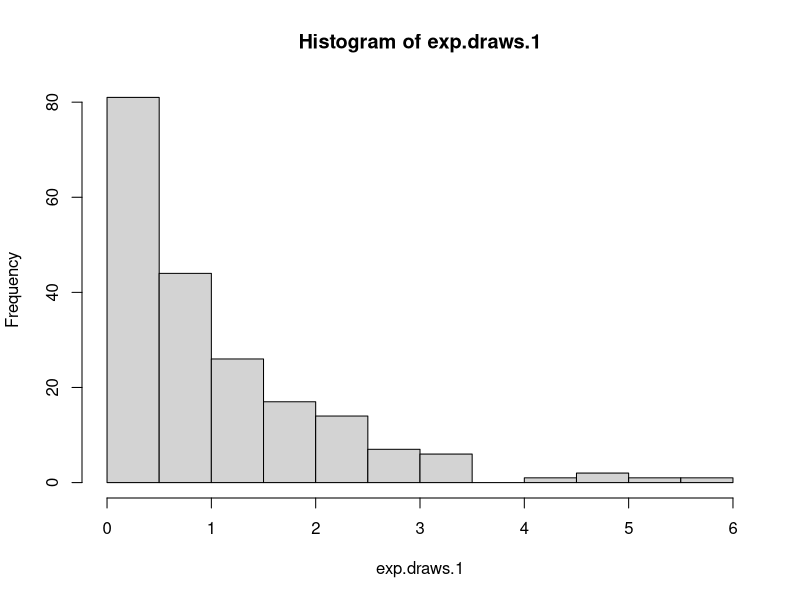
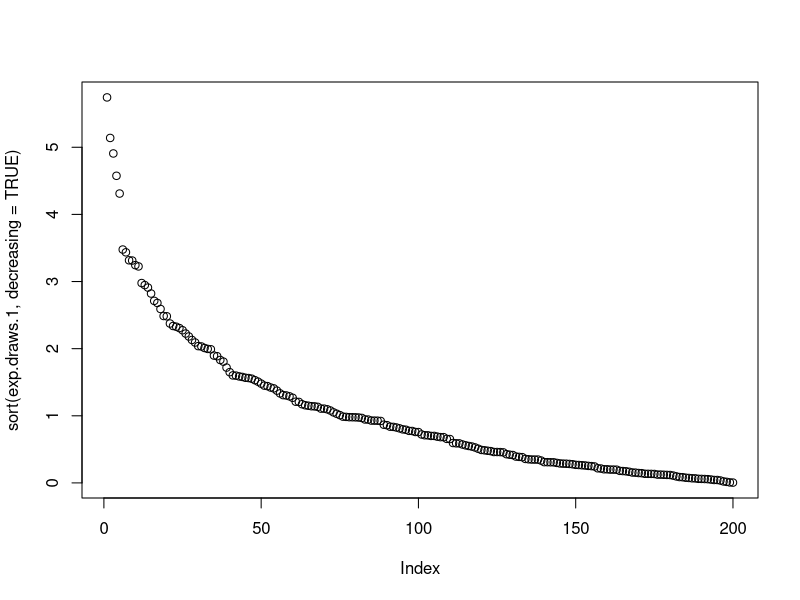
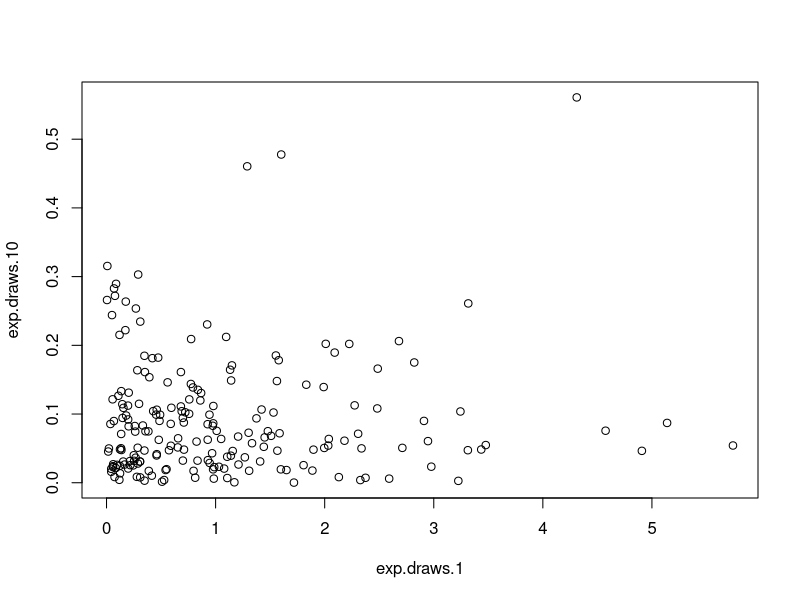
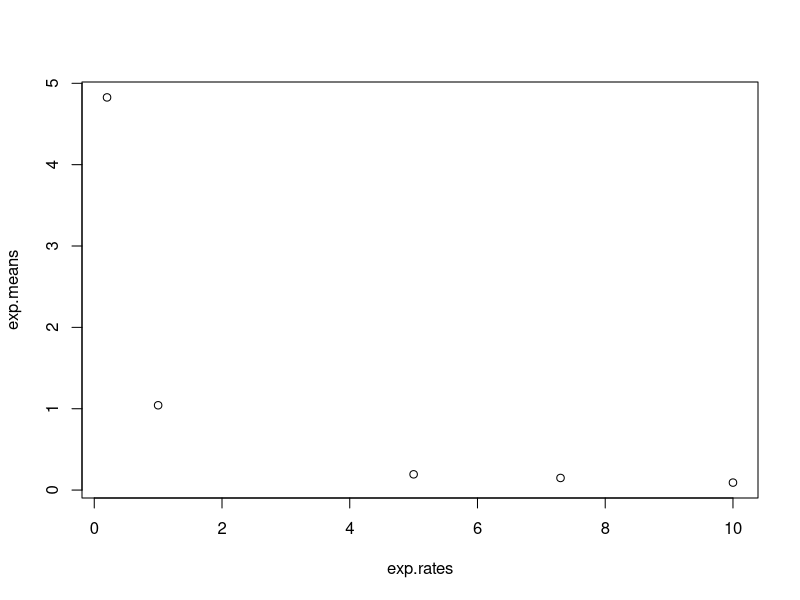
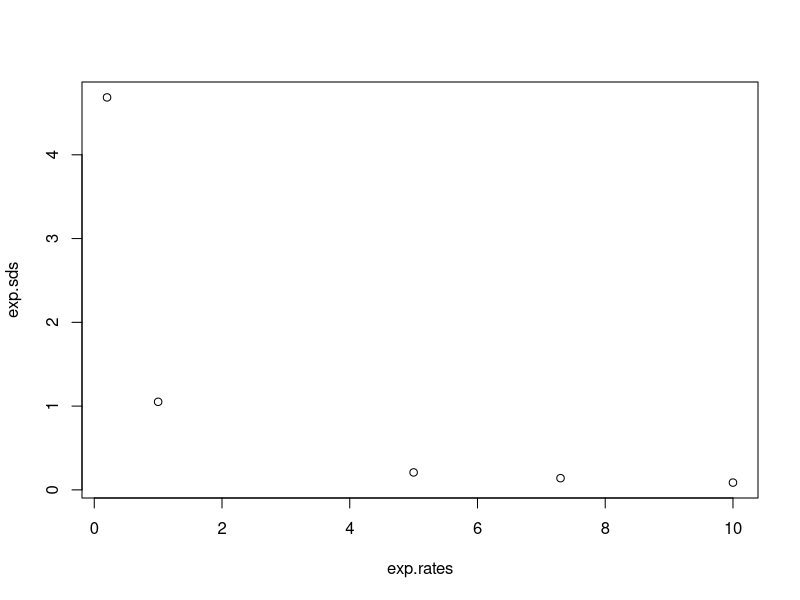
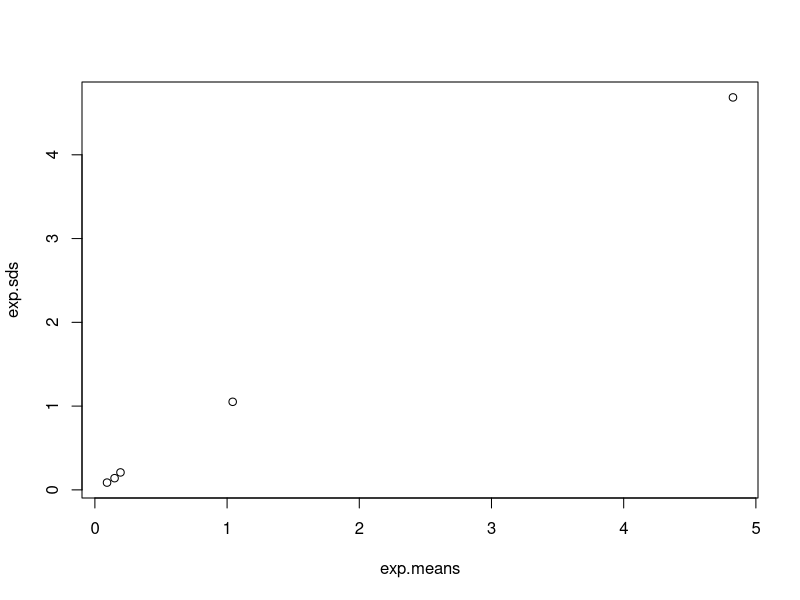
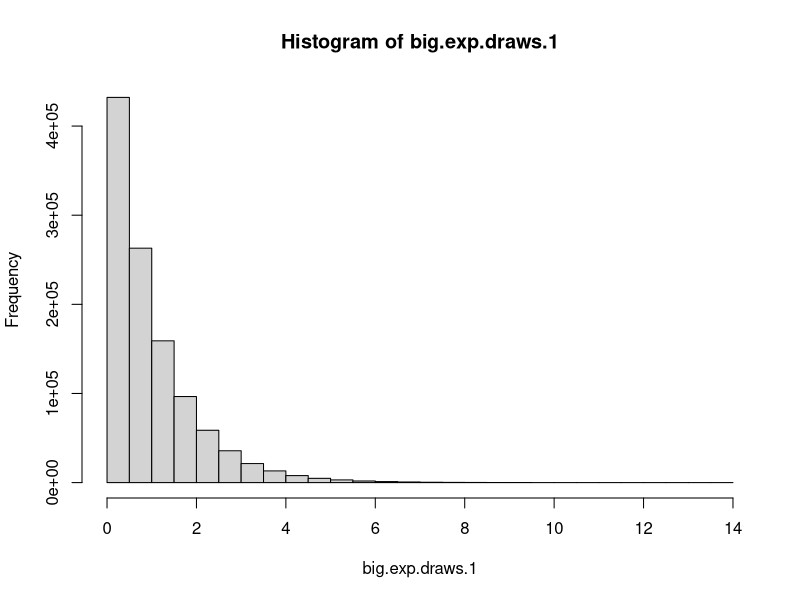
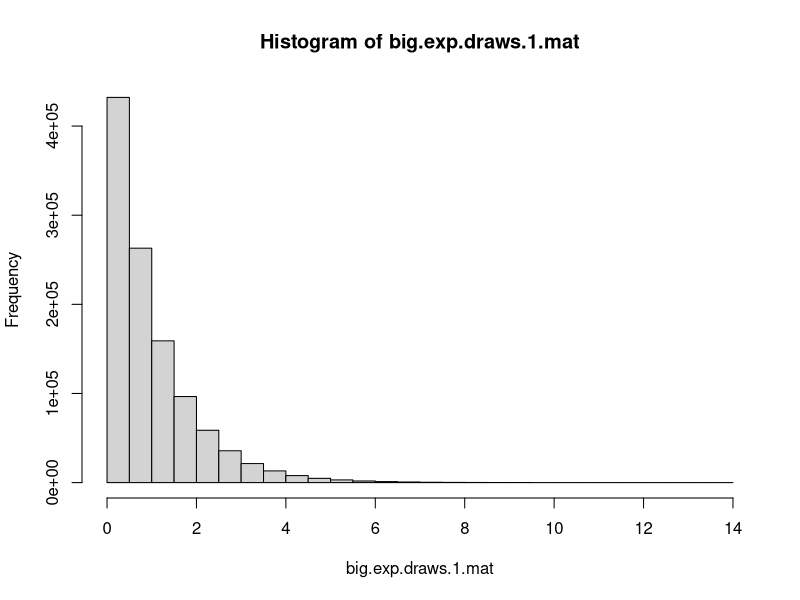

Write R code to recreate these figures, in order.
## ---- chunk 1
exp.draws.1 <- rexp(n = 200, rate = 1)
mean(exp.draws.1) 
sd(exp.draws.1)
## ---- chunk 2
exp.draws.0.2 <- rexp(n = 200, rate = .2)
mean(exp.draws.0.2) 
sd(exp.draws.0.2)

exp.draws.5 <- rexp(n = 200, rate = 5)
mean(exp.draws.5) 
sd(exp.draws.5)

exp.draws.7.3 <- rexp(n = 200, rate = 7.3)
mean(exp.draws.7.3) 
sd(exp.draws.7.3)

exp.draws.10 <- rexp(n = 200, rate = 10)
mean(exp.draws.10) 
sd(exp.draws.10)

## ---- chunk 3
    hist(exp.draws.1)
## ---- chunk 4
    # descending order
    plot(sort(exp.draws.1, decreasing = TRUE))
    
## ---- chunk 5
    plot(exp.draws.1, exp.draws.10)
## ---- chunk 6
    exp.means <- c(mean(exp.draws.0.2), mean(exp.draws.1), mean(exp.draws.5), mean(exp.draws.7.3), mean(exp.draws.10))
    exp.sds <- c(sd(exp.draws.0.2), sd(exp.draws.1), sd(exp.draws.5), sd(exp.draws.7.3), sd(exp.draws.10))
    exp.rates <- c(0.2, 1, 5, 7.3, 10)
## ---- chunk 7
    plot(exp.rates, exp.means)
## ---- chunk 8
    plot(exp.rates, exp.sds)
## ---- chunk 9
    plot(exp.means, exp.sds)
## ---- chunk 10
    big.exp.draws.1 <- rexp(1100000, rate = 1) # standard exp dist
    mean(big.exp.draws.1)
    sd(big.exp.draws.1)
## ---- chunk 11
    hist(big.exp.draws.1) 
## ---- chunk 12
    large.exp.draws <- big.exp.draws.1[big.exp.draws.1 > 1]
    mean(large.exp.draws)
## ---- chunk 13
    big.exp.draws.1.mat <- matrix(big.exp.draws.1, nrow = 1100, ncol = 1000) 
    hist(big.exp.draws.1.mat)
## ---- chunk 14
    mean(big.exp.draws.1.mat[, 371])
## ---- chunk 15
    col.means <- apply(big.exp.draws.1.mat, 2, mean) # 2 specifies the 2nd dimension, columns
    hist(col.means)
